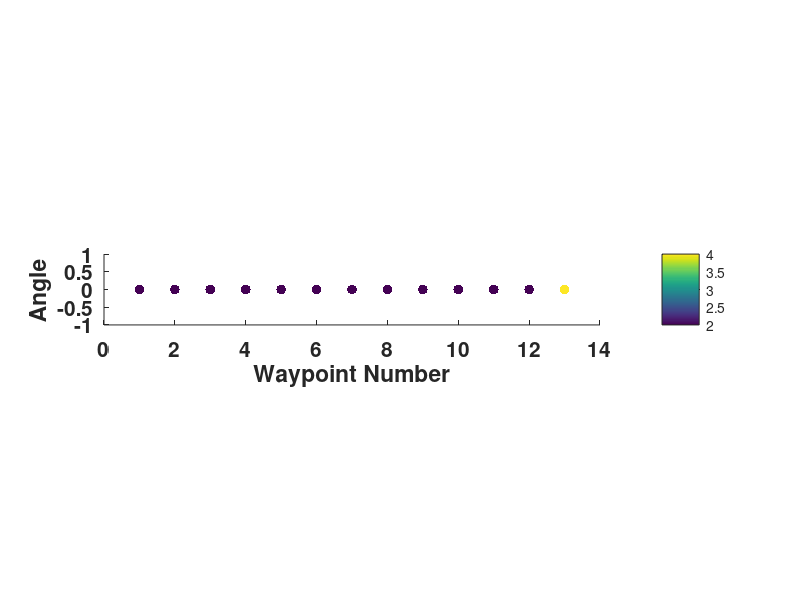

MATLAB code to generate this figure: (Note: this script raises an error after producing the figure.)
clear all;
close all;
clc;



noSols_map = csvread('noSols_map.csv');
path_cost = csvread('path_cost.csv');

sign=1;
angles(1,1) = 0;
ctr=1;
for j=2:1:size(noSols_map,2)
    if (mod(j,2)==0 && j~=2)
        ctr = ctr + 5;
    end
    angles(j,1) = sign*ctr;
    sign = sign*-1;
end


figure(1); hold on; daspect([1,1,1]);
for i=1:size(noSols_map,1)
    scatter( ones(size(angles,1),1)*i,angles,50,noSols_map(i,:),'filled' );
end
cb = colorbar;

xlabel('Waypoint Number');
ylabel('Angle');
set(gcf,'color','white');
set(gca,'fontweight','bold')
set(gca,'fontsize',15)
set(cb, 'ticks', 1:max(max(noSols_map)))
title(num2str(path_cost));